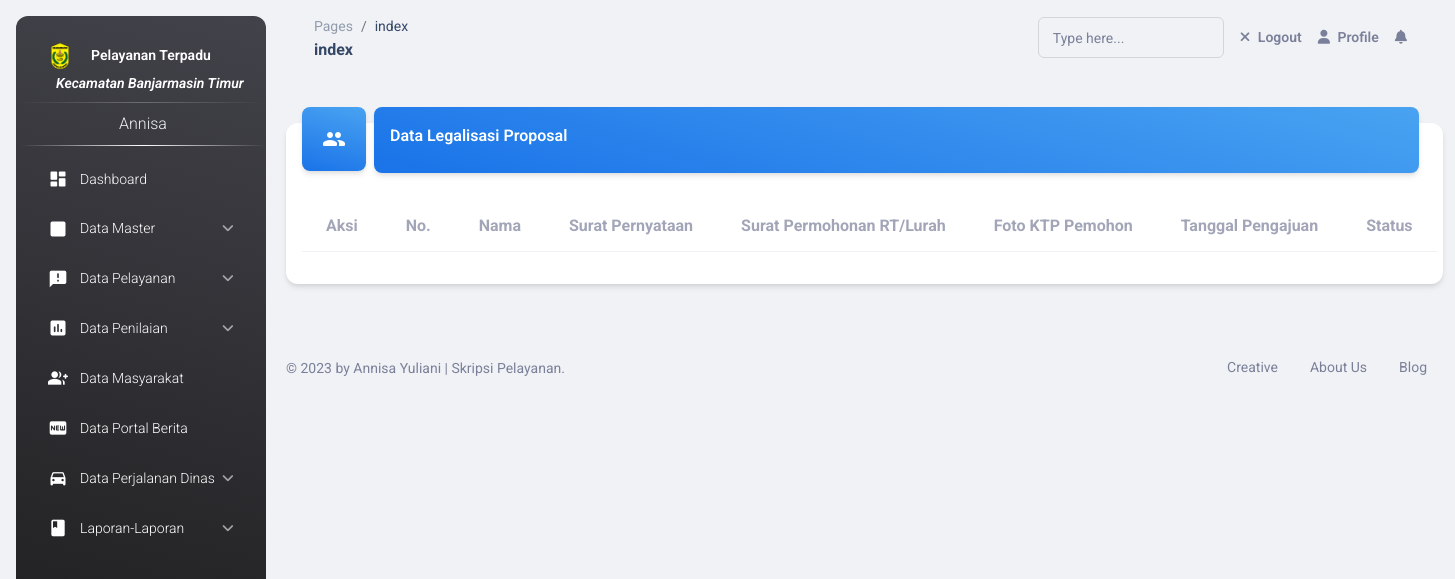
Page /public/home.php?page=data_proposal (signed in) on the earlier database version.
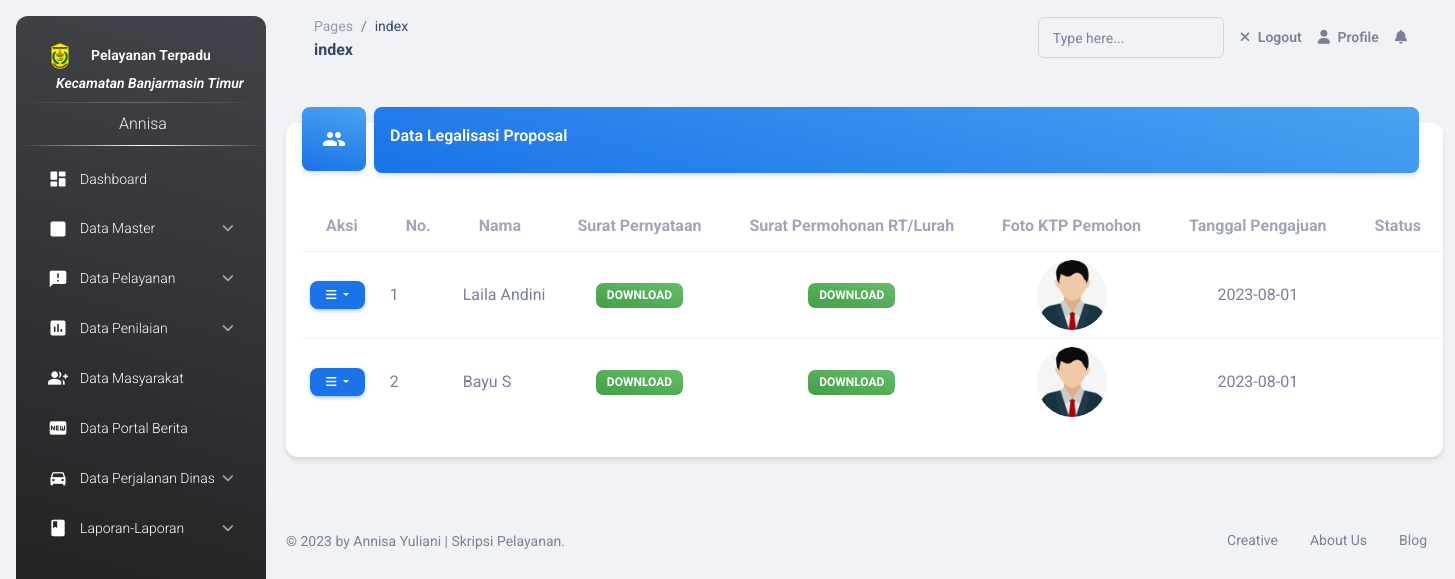
Same page on the later database version.
### tables this page shows
CREATE TABLE `proposal` (
  `id_lp` int(11) NOT NULL,
  `id_msy` int(11) NOT NULL,
  `id_pelayanan` int(11) NOT NULL,
  `s_pernyataan` varchar(225) DEFAULT NULL,
  `s_permohonan` varchar(225) DEFAULT NULL,
  `ktp_p` varchar(225) DEFAULT NULL,
  `tgl` date NOT NULL,
  `statusAdmin` varchar(15) NOT NULL DEFAULT 'Proses',
  `statusCamat` varchar(15) NOT NULL DEFAULT 'Proses',
  `qrCode` varchar(225) DEFAULT NULL
);

CREATE TABLE `masyarakat` (
  `id_msy` int(11) NOT NULL,
  `id_user` int(11) NOT NULL,
  `no_ktp` varchar(30) NOT NULL,
  `nama` varchar(30) NOT NULL,
  `tmpt_lhr` varchar(25) NOT NULL,
  `tgl_lhr` date NOT NULL,
  `alamat` varchar(50) NOT NULL,
  `agama` varchar(15) NOT NULL,
  `jk` varchar(11) NOT NULL,
  `no_tlp` varchar(15) NOT NULL
);

### pages/admin/legalisasi-proposal/data.php (the view, shortened to what the changed rows need)
<?php
include "../db/koneksi.php";
if (!isset($_SESSION['nama'])) {
    echo "<script> alert('Silahkan login terlebih dahulu'); </script>";
    echo "<meta http-equiv='refresh' content='0; url=../aev/index.php'>";
} else {
?>
<div class="container-fluid py-4">
    <div class="row mt-4">
        <div class="col-12">
            <div class="card mb-4">
                <div class="card-body p-3 mt-1">
                    <div class="row">
                        <div class="col-lg-12 col-md-12 mt-2">
                            <table id="example" class="table align-items-center">
                                <div class="table-responsive">
                                    <thead>
                                        <tr>
                                            <th class=" text-secondary text-s font-weight-bolder opacity-7">
                                                Aksi</th>
                                            <th class=" text-secondary text-s font-weight-bolder opacity-7">
                                                No.
                                            </th>
                                            <th class=" text-secondary text-s font-weight-bolder opacity-7">
                                                Nama</th>
                                            <th class=" text-secondary text-s font-weight-bolder opacity-7">
                                                Surat Pernyataan</th>
                                            <th class=" text-secondary text-s font-weight-bolder opacity-7">
                                                Surat Permohonan RT/Lurah</th>
                                            <th class=" text-secondary text-s font-weight-bolder opacity-7">
                                                Foto KTP Pemohon</th>
                                            <th class=" w- 5text-secondary text-s font-weight-bolder opacity-7">
                                                Tanggal Pengajuan</th>
                                            <th class=" text-secondary text-s font-weight-bolder opacity-7">
                                                Status</th>
                                        </tr>
                                    </thead>
                                    <tbody>
                                        <?php
                                            $query = mysqli_query($link, "SELECT * FROM proposal  pr
                                            join masyarakat m on pr.id_msy = m.id_msy
                                            join pelayanan p on pr.id_pelayanan = p.id_pelayanan
                                            ");
                                            $i = 1;
                                            while ($row = $query->fetch_array()) {
                                            ?>
                                        <tr>
                                            <td class="w-5">
                                                <div class="mt-3">
                                                    <button type="button"
                                                        class="btn btn-info dropdown-toggle border-radius-lg px-3 py-1 "
                                                        id="dropdownMenuButton" data-bs-toggle="dropdown">
                                                        <i class="fa fa-bars"></i>
                                                    </button>
                                                </div>
                                            </td>
                                            <td class="w-5" align="left"><?= $i++ ?></td>
                                            <td><?= $row['nama']; ?></td>
                                            <td class="w-10" align="center">
                                                <?php
                                                        if (!empty($row['s_pernyataan'])) {
                                                            $pdfPath = '../pelayanan/' . $row['s_pernyataan'];
                                                            echo "<a class='badge bg-gradient-success ' href='$pdfPath' download>Download</a>";
                                                        } else {
                                                            echo "File PDF tidak tersedia";
                                                        }
                                                        ?>
                                            </td>
                                            <td class="w-5" align="center">
                                                <?php
                                                        if (!empty($row['s_permohonan'])) {
                                                            $pdfPath = '../pelayanan/' . $row['s_permohonan'];
                                                            echo "<a class='badge bg-gradient-success ' href='$pdfPath' download>Download</a>";
                                                        } else {
                                                            echo "File PDF tidak tersedia";
                                                        }
                                                        ?>
                                            </td>
                                            <td class="w-10" align="center">
                                                <?php echo "<img src='$row[ktp_p]' width='70' height='70' style='border-radius: 50%;' />"; ?>
                                            </td>
                                            <td class="w-5" align="center"><?= $row['tgl']; ?></td>
                                            <td>
                                            </td>
                                        </tr>
                                        <?php
                                            }
                                            ?>
                                    </tbody>
                            </table>
                        </div>
                    </div>
                </div>
            </div>
        </div>
    </div>
</div>
<?php
}
?>

Differences in the rows shown:
added proposal: id_msy.nama "Laila Andini", ktp_p (picture), tgl "2023-08-01"
added proposal: id_msy.nama "Bayu S", ktp_p (picture), tgl "2023-08-01"
